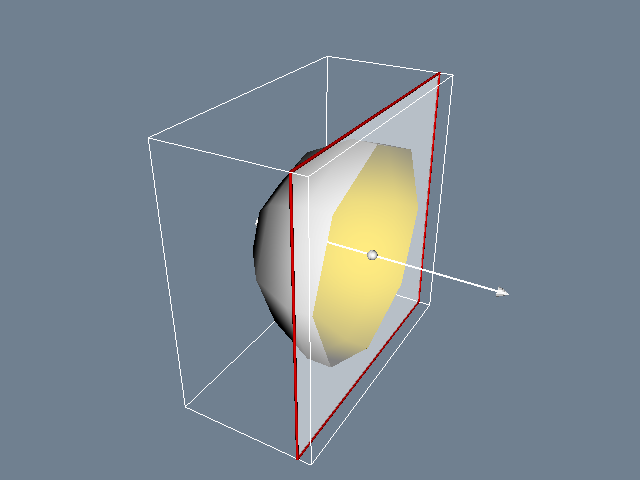

Write Python code to recreate this figure.
#!/usr/bin/env python

# Use an implicit plane widget to interactively clip a sphere.

# Factory overrides: importing these modules registers the OpenGL rendering
# and interaction style implementations for vtkRenderingCore factory classes.
import vtkmodules.vtkInteractionStyle  # noqa: F401
import vtkmodules.vtkRenderingOpenGL2  # noqa: F401

# VTK pipeline classes used in this example
from vtkmodules.vtkCommonCore import vtkCommand
from vtkmodules.vtkCommonDataModel import vtkPlane
from vtkmodules.vtkFiltersCore import vtkClipPolyData
from vtkmodules.vtkFiltersSources import vtkSphereSource
from vtkmodules.vtkInteractionWidgets import (
    vtkImplicitPlaneRepresentation,
    vtkImplicitPlaneWidget2,
)
from vtkmodules.vtkRenderingCore import (
    vtkActor,
    vtkPolyDataMapper,
    vtkProperty,
    vtkRenderWindow,
    vtkRenderWindowInteractor,
    vtkRenderer,
)

# Colors (normalized RGB)
gold_rgb = (1.0, 0.843, 0.0)
slate_gray_rgb = (0.439, 0.502, 0.565)

# Source: generate a sphere
sphere_source = vtkSphereSource()
sphere_source.SetRadius(10.0)

# Clip plane: the implicit function used for clipping
plane = vtkPlane()

# Filter: clip the sphere with the plane
clipper = vtkClipPolyData()
clipper.SetClipFunction(plane)
clipper.InsideOutOn()
clipper.SetInputConnection(sphere_source.GetOutputPort())

# Mapper: map clipped polygon data to graphics primitives
mapper = vtkPolyDataMapper()
mapper.SetInputConnection(clipper.GetOutputPort())

# Actor: assign the mapped geometry
actor = vtkActor()
actor.SetMapper(mapper)

back_faces = vtkProperty()
back_faces.SetDiffuseColor(gold_rgb)
actor.SetBackfaceProperty(back_faces)

# Renderer: assemble the scene
renderer = vtkRenderer()
renderer.AddActor(actor)
renderer.SetBackground(slate_gray_rgb)

# Window: display the rendered scene
render_window = vtkRenderWindow()
render_window.AddRenderer(renderer)
render_window.SetWindowName("implicit plane clip sphere")
render_window.SetMultiSamples(0)
render_window.SetSize(640, 480)

# Interactor: handle mouse and keyboard events
render_window_interactor = vtkRenderWindowInteractor()
render_window_interactor.SetRenderWindow(render_window)

# ImplicitPlaneWidget2: interactive plane for clipping
rep = vtkImplicitPlaneRepresentation()
rep.SetPlaceFactor(1.25)
rep.PlaceWidget(actor.GetBounds())
rep.SetNormal(plane.GetNormal())

plane_widget = vtkImplicitPlaneWidget2()
plane_widget.SetInteractor(render_window_interactor)
plane_widget.SetRepresentation(rep)

plane_widget.AddObserver(vtkCommand.InteractionEvent,
                         lambda caller, event: caller.GetRepresentation().GetPlane(plane))

# Camera: set a good viewing angle
renderer.GetActiveCamera().Azimuth(-60)
renderer.GetActiveCamera().Elevation(30)
renderer.ResetCamera()
renderer.GetActiveCamera().Zoom(0.75)

# Launch the interactive visualization
render_window_interactor.Initialize()
render_window.Render()
plane_widget.On()
render_window_interactor.Start()
